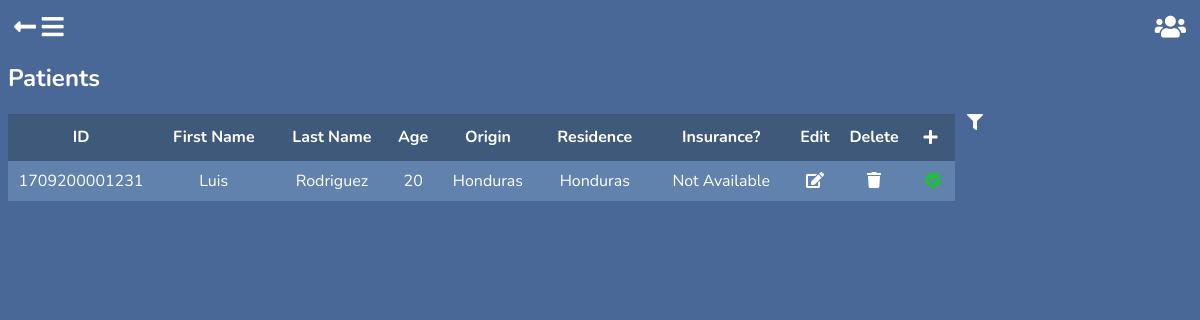
/patients/ (signed in), run on the app's committed database.
### patients/models.py (models this page shows, shortened)
class Patient(models.Model):
    GENDER_CHOICES = (
        ('F', 'Femenine'),
        ('M', 'Masculine'),
        ('O', 'Other'),
    )
    CIVIL_STATUS_CHOICES = (
        ('S', 'Single'),
        ('M', 'Married'),
        ('W', 'Widowed'),
        ('D', 'Divorced'),
        ('SP', 'Separated'),
    )
    id_number = models.CharField('ID Number', max_length=20, null=True, blank=True, help_text='Provide you ID Card Number')
    first_names = models.CharField("Patient's Name", max_length=50, null=False, blank=False, help_text="Patient's Name")
    last_names = models.CharField("Patient's Last Name", max_length=50, null=False, blank=False, help_text="Patient's Last Name")
    gender = models.CharField("Patient's Gender", max_length=20, null=True, blank=False, help_text='Gender', choices=GENDER_CHOICES)
    birthday = models.DateField("Patient's Birthday", help_text="Patients date of birth")
    phone_number = models.CharField('Phone Number', max_length=20, blank=True, null=True, help_text='Phone Number')
    email = models.EmailField("Patient's Email", null=True, blank=True, help_text='Email')
    civil_status = models.CharField(max_length=12, choices=CIVIL_STATUS_CHOICES)
    origin = models.CharField(max_length=50, choices=ORIGIN_CHOICES)
    residence = models.CharField(max_length=50, choices=LOCATION_CHOICES)
    created_by = models.ForeignKey(user, on_delete=models.CASCADE, blank=False, null=True, verbose_name='Created By')
    class Meta:
        verbose_name = 'Patient'
        verbose_name_plural = 'Patients'
    def age(self):
        today = timezone.localtime(timezone.now())
        age = today.date() - self.birthday
        return int(age.days / 365.25)

### patients/views.py (the view)
# urls.py: path('patients/', include('patients.urls')),
def patients(request):
    doctor_group = Group.objects.get(name='Doctor')
    doctor = doctor_group in request.user.groups.all()
    template = 'patients/patients.html'
    patients_list = Patient.objects.filter(created_by=request.user).order_by('id_number')
    paginator = Paginator(patients_list, 17)
    page_number = request.GET.get('page')
    page_obj = paginator.get_page(page_number)
    patient_filter = PatientFilterForm
    context = {'patients': page_obj, 'form': patient_filter, 'doctor': doctor}
    if page_number:
        data = {'html': render_to_string('patients/patients_partial_list.html', context, request)}
        return JsonResponse(data)
    return render(request, template, context)

### patients/templates/patients/patients.html (shortened to what this page needs)
{% extends 'base.html' %}
{% load static %}
{% block return %}<a href="{%url 'home:home'%}"><i class="fas fa-long-arrow-alt-left"></i></a>{% endblock %}
{% block body_block %}
<link rel="stylesheet" href="{% static 'patients/css/patients.css' %}">
<h2>Patients</h2>
{% if patients %}
    <div class="wrapper">
        {% include 'patients/patients_list.html' %}
    </div>
{% else %}
    <p id="no-patients">There are no patients listed</p>
    <a  id="add-patients" href="{% url 'patients:add_patient' %}"><i class="fas fa-plus"></i></a>
{% endif %}
{% endblock %}

### patients/templates/patients/patients_partial_list.html (shortened to what this page needs)
{% load static %}
{% load patients_custom_tags %}
{% if patients %}
    {% for p in patients %}
        <tr onclick="window.location='{% url 'patients:patients_details' p.pk %}'">
            <td>{% if p.id_number %}{{ p.id_number }}{% else %}-------------{% endif %}</td>
            <td>{{ p.first_names }}</td>
            <td>{{ p.last_names }}</td>
            <td>{{ p.age }}</td>
            <td>{{ p.get_origin_display }}</td>
            <td>{{ p.get_residence_display }}</td>
            <td>{% if p.insurance.insurance_carrier != None %}{{ p.insurance.insurance_carrier }}{% else %}Not Available{% endif %}</td>
            {% if doctor %}<td data-url="{% url 'patients:update_patient' p.pk %}"><i class="fas fa-edit"></i></td>
            <td data-url="{% url 'patients:delete_patient' p.pk %}"><i class="fas fa-trash"></i></td>{% endif %}
            {% if p.age >= 18 and not p.id_number and p.insurance.expiration_date <= today %}
                <td><i class="fas fa-exclamation-circle" data-message-code="out-of-date-info"></i></td>
            {% elif p.age >= 18 and not p.id_number %}
                <td><i class="fas fa-exclamation-circle" data-message-code="no-id-registered"></i></td>
            {% elif p.insurance.insurance_carrier and p.insurance.expiration_date <= today %}
                <td><i class="fas fa-exclamation-circle" data-message-code="expired-insurance"></i></td>
            {% else %}
                <td><i class="fas fa-check-circle" data-message-code="in-order"></i></td>
            {% endif %}
        </tr>
    {% endfor %}
{% else %}
    <p id="no-patients">Clear section, no data available</p>
{% endif %}

### static/base/css/base.css (style rules this page uses)
body { font-family: 'Nunito', sans-serif; background-color: #496897; color: #FFFFFF; overflow: hidden; }
.fa-long-arrow-alt-left { position: relative; font-size: 25px; transition: 0.5s; margin-top: 0.5%; margin-left: 0.5%; }
a { text-decoration: none; color: #FFFFFF; }

### patients/static/patients/css/patients.css (style rules this page uses)
body { overflow-x: hidden; }
.wrapper { display: grid; grid-template-columns: 80% 19%; grid-gap: 1%; }
.fa-check-circle { color: #25BB41; transition: 0.5s; }
tr { line-height: 20px; cursor: pointer; transition: 0.5s; }
tr td { padding-top: 10px; padding-bottom: 10px; text-align: center; max-width: 100px; white-space: nowrap; overflow: hidden; text-overflow: ellipsis; }
tr:nth-child(odd) { background-color: #6082AD; }

### data on the page
Patient: id_number "1709200001231", first_names "Luis", last_names "Rodriguez", age "20", origin "Honduras", residence "Honduras", shows "Not Available"
